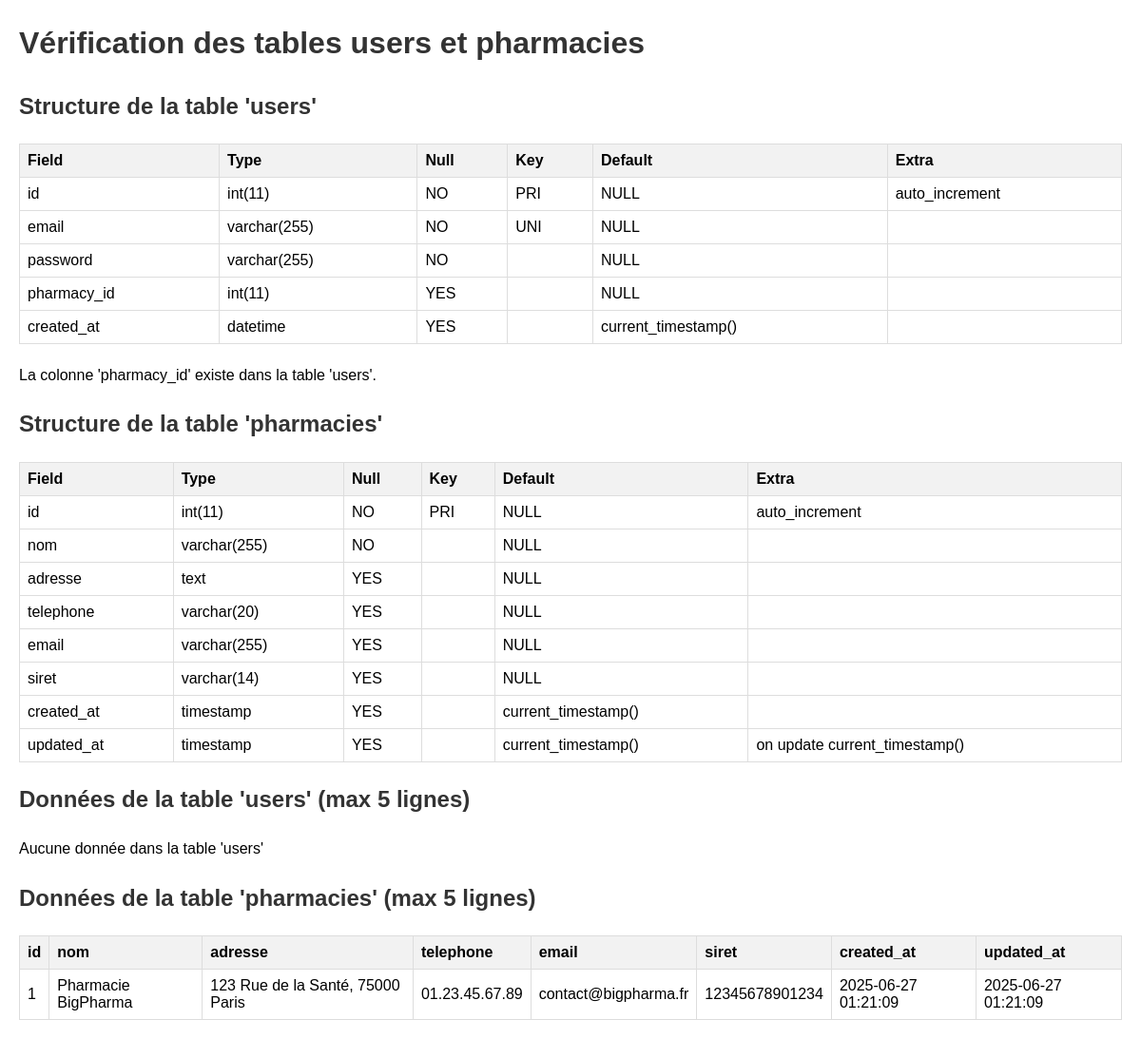
The page /leger/check_user_pharmacy_tables.php (signed in) on the database its author committed.
### tables this page shows
CREATE TABLE IF NOT EXISTS `pharmacies` (
    `id` int(11) NOT NULL AUTO_INCREMENT,
    `nom` varchar(255) NOT NULL,
    `adresse` text,
    `telephone` varchar(20),
    `email` varchar(255),
    `siret` varchar(14),
    `created_at` timestamp DEFAULT CURRENT_TIMESTAMP,
    `updated_at` timestamp DEFAULT CURRENT_TIMESTAMP ON UPDATE CURRENT_TIMESTAMP,
    PRIMARY KEY (`id`)
);

### leger/check_user_pharmacy_tables.php (the view, shortened to what this page needs)
<?php
try {
    $pdo = $GLOBALS['pdo'];
    echo "<h1>Vérification des tables users et pharmacies</h1>";
    $stmt = $pdo->query("DESCRIBE users");
    $userColumns = $stmt->fetchAll(PDO::FETCH_ASSOC);
    echo "<h2>Structure de la table 'users'</h2>";
    echo "<table border='1' cellpadding='5'>";
    echo "<tr><th>Field</th><th>Type</th><th>Null</th><th>Key</th><th>Default</th><th>Extra</th></tr>";
    foreach ($userColumns as $column) {
        echo "<tr>";
        foreach ($column as $key => $value) {
            echo "<td>" . htmlspecialchars($value ?? 'NULL') . "</td>";
        }
        echo "</tr>";
    }
    echo "</table>";
    $hasPharmacyIdColumn = false;
    foreach ($userColumns as $column) {
        if ($column['Field'] === 'pharmacy_id') {
            $hasPharmacyIdColumn = true;
            break;
        }
    }
    echo "<p>La colonne 'pharmacy_id' " . ($hasPharmacyIdColumn ? "existe" : "n'existe pas") . " dans la table 'users'.</p>";
    $stmt = $pdo->query("DESCRIBE pharmacies");
    $pharmacyColumns = $stmt->fetchAll(PDO::FETCH_ASSOC);
    echo "<h2>Structure de la table 'pharmacies'</h2>";
    echo "<table border='1' cellpadding='5'>";
    echo "<tr><th>Field</th><th>Type</th><th>Null</th><th>Key</th><th>Default</th><th>Extra</th></tr>";
    foreach ($pharmacyColumns as $column) {
        echo "<tr>";
        foreach ($column as $key => $value) {
            echo "<td>" . htmlspecialchars($value ?? 'NULL') . "</td>";
        }
        echo "</tr>";
    }
    echo "</table>";
    $stmt = $pdo->query("SELECT * FROM users LIMIT 5");
    $users = $stmt->fetchAll(PDO::FETCH_ASSOC);
    echo "<h2>Données de la table 'users' (max 5 lignes)</h2>";
    if (count($users) > 0) {
        echo "<table border='1' cellpadding='5'>";
        echo "<tr>";
        foreach (array_keys($users[0]) as $header) {
            echo "<th>" . htmlspecialchars($header) . "</th>";
        }
        echo "</tr>";
        foreach ($users as $user) {
            echo "<tr>";
            foreach ($user as $key => $value) {
                if ($key === 'password') {
                    echo "<td>[MASQUÉ]</td>";
                } else {
                    echo "<td>" . htmlspecialchars($value ?? 'NULL') . "</td>";
                }
            }
            echo "</tr>";
        }
        echo "</table>";
    } else {
        echo "<p>Aucune donnée dans la table 'users'</p>";
    }
    $stmt = $pdo->query("SELECT * FROM pharmacies LIMIT 5");
    $pharmacies = $stmt->fetchAll(PDO::FETCH_ASSOC);
    echo "<h2>Données de la table 'pharmacies' (max 5 lignes)</h2>";
    if (count($pharmacies) > 0) {
        echo "<table border='1' cellpadding='5'>";
        echo "<tr>";
        foreach (array_keys($pharmacies[0]) as $header) {
            echo "<th>" . htmlspecialchars($header) . "</th>";
        }
        echo "</tr>";
        foreach ($pharmacies as $pharmacy) {
            echo "<tr>";
            foreach ($pharmacy as $value) {
                echo "<td>" . htmlspecialchars($value ?? 'NULL') . "</td>";
            }
            echo "</tr>";
        }
        echo "</table>";
    } else {
        echo "<p>Aucune donnée dans la table 'pharmacies'</p>";
    }
} catch (PDOException $e) {
    echo "<h1>Erreur</h1>";
    echo "<p>Une erreur s'est produite : " . htmlspecialchars($e->getMessage()) . "</p>";
}
?>

### leger/check_user_pharmacy_tables.php (style rules this page uses)
h1, h2 { color: #333; }
table { border-collapse: collapse; margin-bottom: 20px; width: 100%; }
th { background-color: #f2f2f2; text-align: left; }
td, th { padding: 8px; border: 1px solid #ddd; }

### rows shown on the page
pharmacies: id "1", nom "Pharmacie BigPharma", adresse "123 Rue de la Santé, 75000 Paris", telephone "01.23.45.67.89", email "contact@bigpharma.fr", siret "12345678901234", value "2025-06-27 01:21:09"

### other values the page prints
$value "id"
$value "int(11)"
$value "NO"
$value "PRI"
$value "NULL"
$value "auto_increment"
$value "email"
$value "varchar(255)"
$value "UNI"
$value "password"
$value "pharmacy_id"
$value "YES"
$value "created_at"
$value "datetime"
$value "current_timestamp()"
